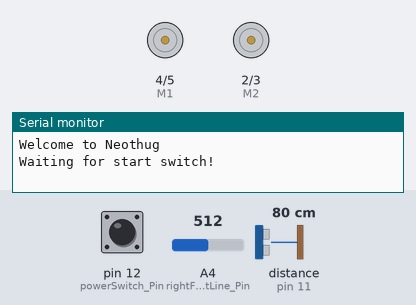
Recording of a sketch running on a simulated Arduino Uno, built with avr-gcc and run on an emulated ATmega328P. Shown: direction and speed pins drawn as motors (green arrow = direction pin HIGH = forward, orange = LOW = backward, longer = more drive), the last lines printed to the serial monitor. The inputs (shaded band) are chosen by the test bench; at power-on: pin 12 (powerSwitch_Pin) HIGH, A4 (rightFrontLine_Pin) = 512, distance to the obstacle (sensor on pin 11) 80 cm. The echo pulse lasts 58.3 µs per cm.

Above: at 0.8 s.
0.9 s: pin 12 (powerSwitch_Pin) pulled LOW for 0.15 s
4.0 s: A4 (rightFrontLine_Pin) set to 490
At 6.3 s:
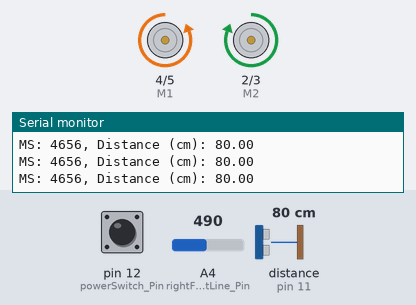
7.0 s: A4 (rightFrontLine_Pin) set to 518
At 7.2 s:
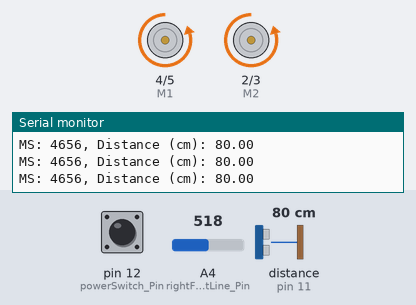
8.7 s: distance to the obstacle (sensor on pin 11) set to 250 cm
11.7 s: A4 (rightFrontLine_Pin) set to 306
At 14.0 s:
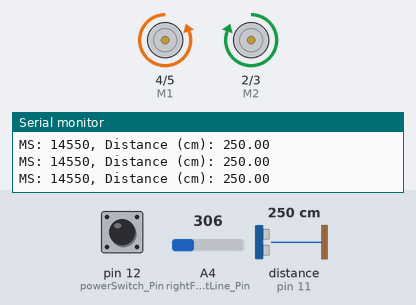
14.7 s: distance to the obstacle (sensor on pin 11) set to 35 cm
Timing chart, 0 to 18.7 s (numbered marks = the images above; inputs shaded):
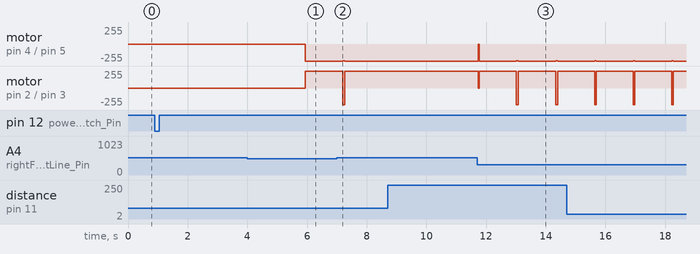

Measured:
- the behaviour switches between 499 and 500 on A4 (rightFrontLine_Pin) (found by bisection; images 1 and 2)
- after the input at 11.7 s, motor on pin 4 (M1) / pin 5 (E1): alternates backward 255/255 for 1.3 s and backward 250/255 for 0.06 s, starting after 1.3 s; motor on pin 2 (M2) / pin 3 (E2): alternates forward 255/255 for 1.3 s and backward 250/255 for 0.06 s, starting after 1.3 s

The sketch:

Robot1.ino
```cpp
// Power switch definitions
int powerSwitch_Pin = 12;

// US defintions
#include <Ultrasonic.h>
#define TRIGGER_PIN  9
#define ECHO_PIN     11
Ultrasonic ultrasonic(TRIGGER_PIN, ECHO_PIN);

// Motor definitions
int E1 = 5;   //left motor PWM
int M1 = 4;   //left motor
int E2 = 3;   //right motor PWM
int M2 = 2;   //right motor

// Line defintions
int rightFrontLine_Pin = 4; //connected to analog in 0
int frontLine_Led = 13;
int rightFrontLine_Value;
int frontLine_Value;

// Global definitions
// Arena official diameter mini category: 77 cm
float trigDist = 38.5f;
boolean trigToken;
float t1, t2, t3;
float maxTime;
boolean noBreak;

void setup(){
	Serial.begin(9600);
	// Startup delay
	Serial.println("Welcome to Neothug");
	pinMode(M1, OUTPUT);
	pinMode(M2, OUTPUT);
	bool text = false;
	while(!PowerPush()){
		if(text == false){
			Serial.println("Waiting for start switch!");
			text = true;
		}
		//SensorsReport();
	}
	Serial.println("Starting in 5 seconds...");
	delay(5000);
}

boolean PowerPush(){
	if (digitalRead(powerSwitch_Pin) == LOW) {
		//Serial.println("Button is LOW");
		return true; // Robot run
	}
	else{
		//Serial.println("Button is HIGH");
		return false;
	}
}

void SensorsReport(){
	US();
	delay(500);

	Serial.print("FrontLine sensor value: ");
	Serial.println(analogRead(rightFrontLine_Pin));

	delay(500);

	if(FrontLine()){
		Serial.println("Frontline is detected!");
	}
	else{
		Serial.println("No frontline is detected");
	}
	delay(500);

	Serial.print("PowerPush state: ");
	if(!PowerPush()){
		Serial.println("Button is OFF");
	}
	delay(500);
}

void TestMotors(){
	int value;
	for(value = 0 ; value <= 255; value+=5){
		digitalWrite(M1,LOW);
		digitalWrite(M2, LOW);
		analogWrite(E1, value);   //PWM Speed control
		analogWrite(E2, value);   //PWM Speed control
		delay(30);
	}
}


void loop(){
	// FrontLine true when white, false when black in real conditions
	// Main code

	//get current values
	if(!trigToken){
		t1 = US();
		delay(5);
		t2 = US();
		delay(5);
		t3 = US();
		delay(5);
	}

	if(!FrontLine()){
		if ((t1 < trigDist && t2 < trigDist && t3 < trigDist) || trigToken){
			trigToken = false;
			maxTime = millis() + 3500.0f;
			while(!FrontLine() && millis() < maxTime){
				Forward();
			}
		}
		else{
			while(!FrontLine() && US() > trigDist){
				RotateCW();
			}
			Stop();
			if (US() < trigDist){
				trigToken = true;
			}
		}
	}

	if(FrontLine()){
	Stop();
	AvoidBorder();
	}
}

float US(){
	// US
	float cmMsec, inMsec;
	long microsec = ultrasonic.timing();

	cmMsec = ultrasonic.convert(microsec, Ultrasonic::CM);
	Serial.print("MS: ");
	Serial.print(microsec);
	Serial.print(", Distance (cm): ");
	Serial.println(cmMsec);
	return cmMsec;
}

boolean FrontLine(){
	// frontLine get data
	rightFrontLine_Value = analogRead(rightFrontLine_Pin);

	if(rightFrontLine_Value < 500){
    // Testing:
    //return false;
		// Actual conditions:
		return true;
	}
	else{
		return false;
	}
}

void Stop(){
	digitalWrite(M1,LOW);
	digitalWrite(M2, LOW);
	analogWrite(E1, 0);
	analogWrite(E2, 0);
}

void Backward(){
	digitalWrite(M1,HIGH);
	digitalWrite(M2, HIGH);
	analogWrite(E1, 250);
	analogWrite(E2, 250);
}

void Forward(){
	digitalWrite(M1,LOW);
	digitalWrite(M2, LOW);
	analogWrite(E1, 250);
	analogWrite(E2, 250);
}

void RotateCW(){
	digitalWrite(M1,LOW);
	digitalWrite(M2, HIGH);
	analogWrite(E1, 255);
	analogWrite(E2, 255);
}

void RotateCCW(){
	digitalWrite(M1,HIGH);
	digitalWrite(M2, LOW);
	analogWrite(E1, 255);
	analogWrite(E2, 255);
}

void RotateCWavg(){
	digitalWrite(M1,LOW);
	digitalWrite(M2, HIGH);
	analogWrite(E1, 255);
	analogWrite(E2, 255);
}

void AvoidBorder(){
	Stop();
	//delay(25);
	RotateCWavg();
	delay(1250);
	//Stop();
	//delay(25);
	Forward();
	//delay(450);
	//Stop();
	//delay(25);
}

// Not used
void EvasiveManeuver(){
	// When facing enemy for too long
	Stop();
	delay(75);
	RotateCW();
	delay(700);
	Stop();
	delay(75);
	noBreak = false;
}
```
